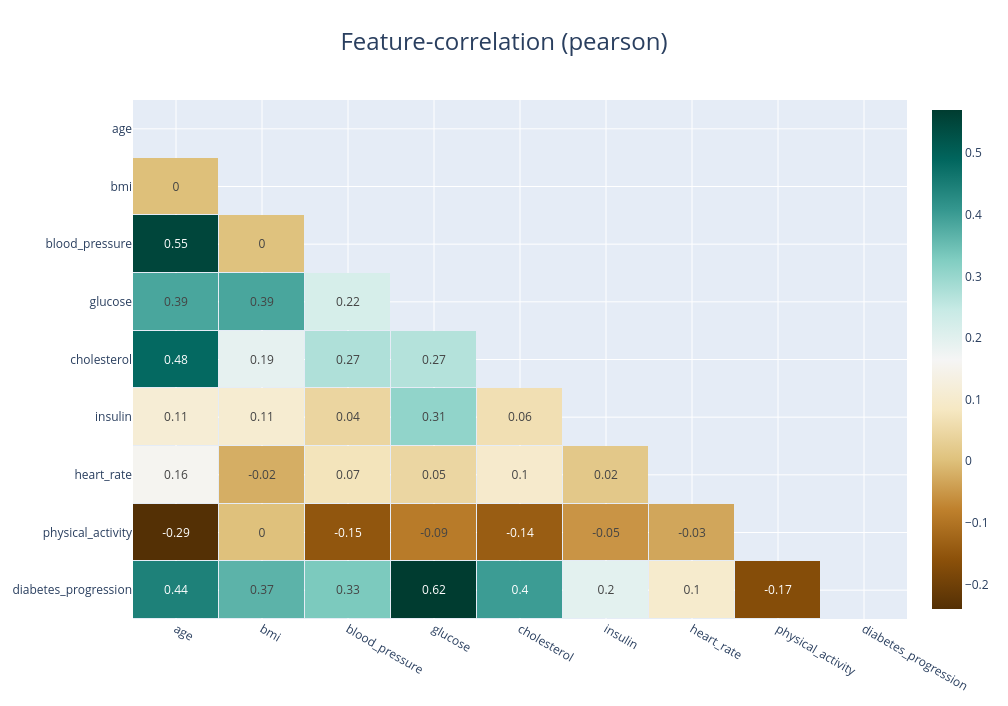

Source (notebook cell):
### Code cell
klib.corr_interactive_plot(df,figsize=(10,6))

### Figure 1 — Plotly figure (JSON) as saved in the notebook; plotly's stock layout.template omitted (floating-point values rounded to 4 significant figures)
{"data": [{"colorscale": [[0, "rgb(84,48,5)"], [0.1, "rgb(140,81,10)"], [0.2, "rgb(191,129,45)"], [0.3, "rgb(223,194,125)"], [0.4, "rgb(246,232,195)"], [0.5, "rgb(245,245,245)"], [0.6, "rgb(199,234,229)"], [0.7, "rgb(128,205,193)"], [0.8, "rgb(53,151,143)"], [0.9, "rgb(1,102,94)"], [1, "rgb(0,60,48)"]], "hoverongaps": false, "text": [["", -0.17, 0.1, 0.2, 0.4, 0.62, 0.33, 0.37, 0.44], ["", "", -0.03, -0.05, -0.14, -0.09, -0.15, 0, -0.29], ["", "", "", 0.02, 0.1, 0.05, 0.07, -0.02, 0.16], ["", "", "", "", 0.06, 0.31, 0.04, 0.11, 0.11], ["", "", "", "", "", 0.27, 0.27, 0.19, 0.48], ["", "", "", "", "", "", 0.22, 0.39, 0.39], ["", "", "", "", "", "", "", 0, 0.55], ["", "", "", "", "", "", "", "", 0], ["", "", "", "", "", "", "", "", ""]], "textfont": {"size": 12}, "texttemplate": "%{text}", "type": "heatmap", "x": ["diabetes_progression", "physical_activity", "heart_rate", "insulin", "cholesterol", "glucose", "blood_pressure", "bmi", "age"], "xgap": 1, "y": ["diabetes_progression", "physical_activity", "heart_rate", "insulin", "cholesterol", "glucose", "blood_pressure", "bmi", "age"], "ygap": 1, "z": [[NaN, -0.1698, 0.1006, 0.1965, 0.4003, 0.622, 0.3317, 0.3662, 0.4443], [NaN, NaN, -0.03162, -0.05394, -0.1388, -0.08838, -0.1506, 0.001931, -0.2869], [NaN, NaN, NaN, 0.01677, 0.0983, 0.04622, 0.07492, -0.02242, 0.1566], [NaN, NaN, NaN, NaN, 0.06494, 0.3071, 0.04358, 0.1071, 0.1124], [NaN, NaN, NaN, NaN, NaN, 0.2679, 0.2734, 0.1914, 0.4842], [NaN, NaN, NaN, NaN, NaN, NaN, 0.2198, 0.386, 0.3859], [NaN, NaN, NaN, NaN, NaN, NaN, NaN, 0.003598, 0.5499], [NaN, NaN, NaN, NaN, NaN, NaN, NaN, NaN, 0.0002244], [NaN, NaN, NaN, NaN, NaN, NaN, NaN, NaN, NaN]], "zmax": 0.57, "zmin": -0.24}], "layout": {"autosize": true, "height": 706.0, "title": {"font": {"size": 24}, "text": "Feature-correlation (pearson)", "x": 0.5}, "width": 1009.0, "xaxis": {"autorange": "reversed"}}}
